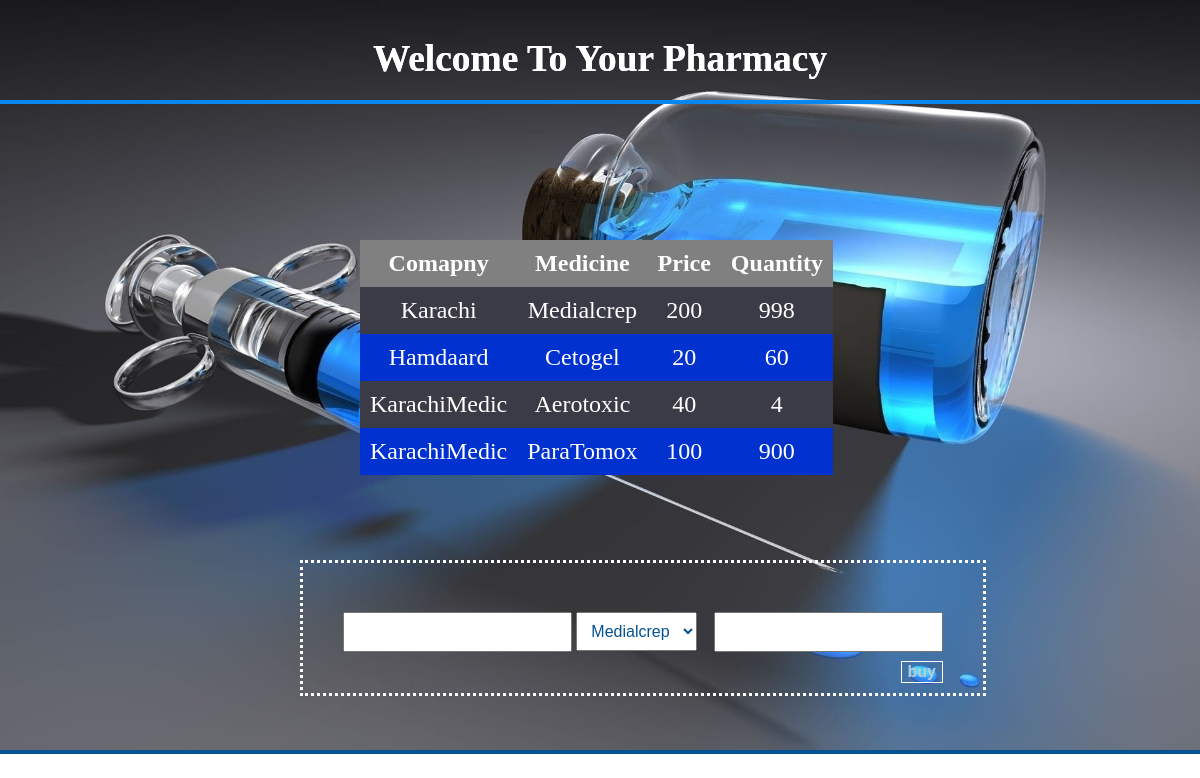
The app's page /customers/ with its own data.
### stocks/models.py (models this page shows)
class Stocks_Details(models.Model):
    company_name=models.CharField(max_length=100)
    medicine=models.CharField(max_length=250)
    price=models.IntegerField()
    quantity=models.IntegerField()

### customers/views.py (the view)
# urls.py: path('',views.home),
def home(request):
    forma=Stocks_Details.objects.all()
    forms=form.CreateUser()
    return render(request,'customers/chome.html',{'cdata':forms, 'forma':forma})

### customers/form.py
class CreateUser(forms.ModelForm):
    class Meta:
        model=models.Bill
        fields=['name','medi','qty','total']

### customers/templates/customers/chome.html (shortened to what this page needs)
{% extends 'page1.html' %}
{% block start %}
<div id=nav-bar>
        <center> <h3>  <strong>"</strong> Welcome To Your Pharmacy  <strong>"</strong>
            </h3></center>
        </div>
<div id=mainappcontainer>
        <div id=nav-bar>
                <center> <h3>  <strong>"</strong> Welcome To Your Pharmacy  <strong>"</strong>
                    </h3></center>
                </div>
        <div id=detail-table>
                <img src="/usman_static/images2.jpg" alt="medicine-background" height=100% width=100%>
<table>
<tr>
        <th>Comapny</th>
        <th>Medicine</th>
        <th>Price</th>
        <th>Quantity</th>
</tr>
{% for i in forma %}
            <tr>
                    <td>{{ i.company_name }}</td>
                    <td>{{ i.medicine }}</td>
                    <td>{{ i.price }}</td>
                    <td>{{ i.quantity }}</td>
            </tr>
{% endfor %}
</table>
</div>
<div id=chome>
<form action="/customers/save" method=POST id=add-form2>
    {{ cdata.name }}
    <select name="medi">
    {% for m in forma %}
        <option class=selector value="{{ m.medicine }}">{{ m.medicine }}</option>
    {% endfor %} </select>
    {{ cdata.qty }}
<input type="submit" value="buy">
</form>
</div>
{% endblock %}

### assets/style.css (style rules this page uses)
body { margin:0; padding:0; }
#nav-bar { background: transparent; height:100px; width:100%; top:0; border:none; position: absolute; border-bottom:4px solid rgb(8, 135, 240); z-index: 1; font-size: 2em; transition: 1.5s; color:white; }
#mainappcontainer { background-color: rgb(3, 82, 146); }
#login-admin input[type=text],[type=password] ,[type=submit] { font-size:1em; margin-top:9px; text-align: center; color:rgb(3, 82, 146); }
#detail-table table { position: absolute; top:30%; left:30%; font-size:1.5em; }
#detail-table table { border-collapse: collapse; }
#detail-table table th { background-color: gray; color:white; padding:10px; margin:0; }
#detail-table table td { padding:10px; text-align: center; }
#detail-table table tr { text-decoration: none; background-color: rgb(1, 49, 207); color:white; transition: .5s; }
#detail-table table tr:nth-child(even) { background-color: rgb(59, 59, 71); transition: .5s; }
#add-form input[type=text],[type=number] { float:right; text-align: center; color:rgb(3, 82, 146); }
#add-form input[type=text],[type=number],label { font-size:1em; }
select { font-size:1em; margin-top:9px; text-align: center; padding:9px; color:rgb(3, 82, 146); }
#add-form2 { position: absolute; top:70%; left:25%; border:3px dotted white; padding:40px 40px 10px 40px ; font-weight: bolder; width:600px; }
#add-form2 input[type=text],[type=number] { font-size:1em; margin-top:9px; text-align: center; padding:9px; color:rgb(3, 82, 146); }
#add-form2 input[type=submit] { border:1px solid white; cursor:pointer; color:rgb(180, 206, 216); background-color: transparent; font-weight: bolder; transition: .5s; float:right; }

### records on screen
Stocks_Details: company_name "Karachi", medicine "Medialcrep", price "200", quantity "998"
Stocks_Details: company_name "Hamdaard", medicine "Cetogel", price "20", quantity "60"
Stocks_Details: company_name "KarachiMedic", medicine "Aerotoxic", price "40", quantity "4"
Stocks_Details: company_name "KarachiMedic", medicine "ParaTomox", price "100", quantity "900"

### other values on screen
form field medi "Medialcrep"
